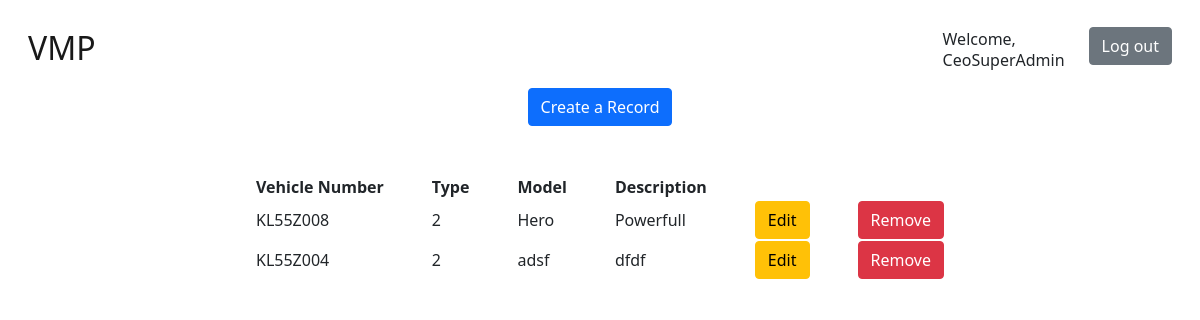
/home/ (signed in), run on an earlier commit of the app's database.
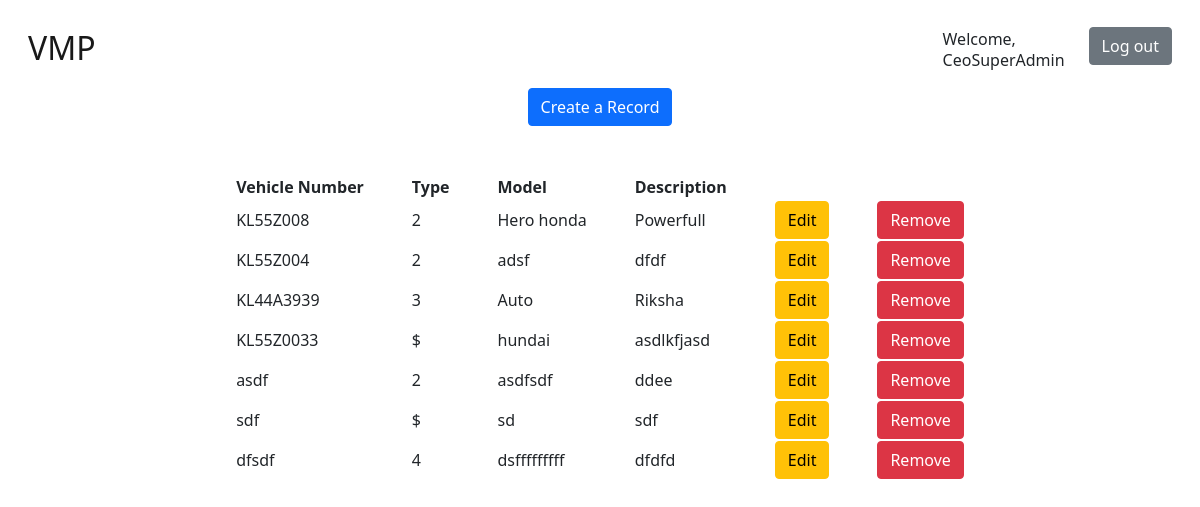
And on a later commit of the database.
### basic/models.py (models this page shows, shortened)
class Vehicle(models.Model):
    alpha_numeric = RegexValidator(r'^[0-9a-zA-Z]*$', "Please enter only alphanumeric characters")
    types = (
        ('2','Two Wheeler'),
        ('3','Three Wheeler'),
        ('4','Four Wheeler')
    )
    number = models.CharField(max_length=50, blank=False, validators=[alpha_numeric], unique=True)
    v_type = models.CharField(max_length=1, choices=types)
    model = models.CharField(max_length=100)
    desc = models.TextField()

### basic/views.py (the view)
# urls.py: path('home/', views.homeView.as_view()   , name='home_page'),     # Home page
class homeView(LoginRequiredMixin, ListView):
    model = Vehicle
    template_name = 'basic/home.html'

### basic/templates/basic/home.html (shortened to what this page needs)
{% extends 'basic/base.html' %}
{% block content %}
    <div>
        <div class="row justify-content-center">
            <a href="{% url 'create' %}" class="col-auto">
                <button class="btn btn-primary">Create a Record</button>
            </a>
        </div>
        <center>
            <table class="mt-5">
                <thead>
                    <th class="px-4">Vehicle Number</th>
                    <th class="px-4">Type</th>
                    <th class="px-4">Model</th>
                    <th class="px-4">Description</th>
                </thead>
                <tbody>
                    {% for obj in object_list %}
                        <tr>
                            <td class="px-4">{{obj.number}}</td>
                            <td class="px-4">{{obj.v_type}}</td>
                            <td class="px-4">{{obj.model}}</td>
                            <td class="px-4">{{obj.desc}}</td>
                            <td class="px-4">
                                <a href="{% url 'edit' obj.id %}">
                                    <button class="btn btn-warning"> Edit</button>
                                </a>
                            </td>
                            <td class="px-4">
                                <form action="{% url 'delete' obj.id %}" method="post">
                                    <button class="btn btn-danger" type="submit" value="DELETE" > Remove</button>
                                </form>
                            </td>
                        </tr>
                    {% endfor %}
                </tbody>
            </table>
        </center>
    </div>
{% endblock %}

### basic/templates/basic/base.html (shortened to what this page needs)
<!DOCTYPE html>
<html lang="en">
<head>
    <link href="https://cdn.jsdelivr.net/npm/bootstrap@5.0.2/dist/css/bootstrap.min.css" rel="stylesheet">
</head>
<body class="p-3 bg-blank">
    <nav class="navbar navbar-light ">
        <div class="container-fluid">
            <a class="navbar-brand" href="{% url 'home_page' %}"><h2>VMP</h2></a>
            {% if user.username %}
            <div class="row">
                <span class="col-auto">
                Welcome, <h6>{{user.username}}</h6>
                </span>
                <a href="{% url 'logout' %}" class="col-auto">
                    <button class="btn btn-secondary">Log out</button>
                </a>
            </div>
            {% endif %}
        </div>
      </nav>
    {% block content %}
    {% endblock content %}
</body>
</html>

What changed in the data, as far as the page shows it:
changed Vehicle "KL55Z008": model "Hero" → "Hero honda"
added Vehicle: number "KL44A3939", v_type "3", model "Auto", desc "Riksha"
added Vehicle: number "KL55Z0033", v_type "$", model "hundai", desc "asdlkfjasd"
added Vehicle: number "asdf", v_type "2", model "asdfsdf", desc "ddee"
added Vehicle: number "sdf", v_type "$", model "sd", desc "sdf"
added Vehicle: number "dfsdf", v_type "4", model "dsfffffffff", desc "dfdfd"
